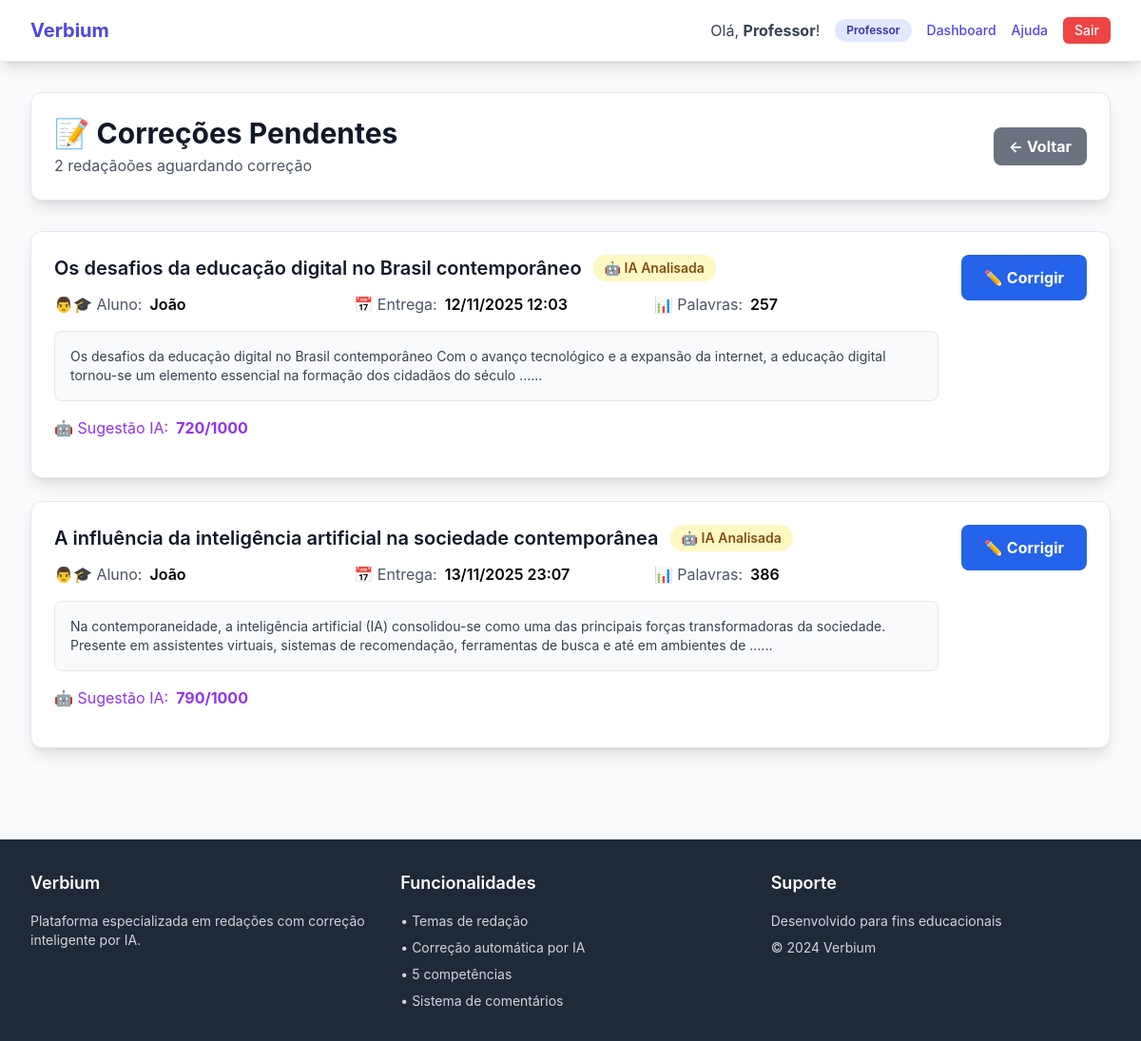
The app's page /redacoes/correcoes-pendentes/ (signed in), older data.
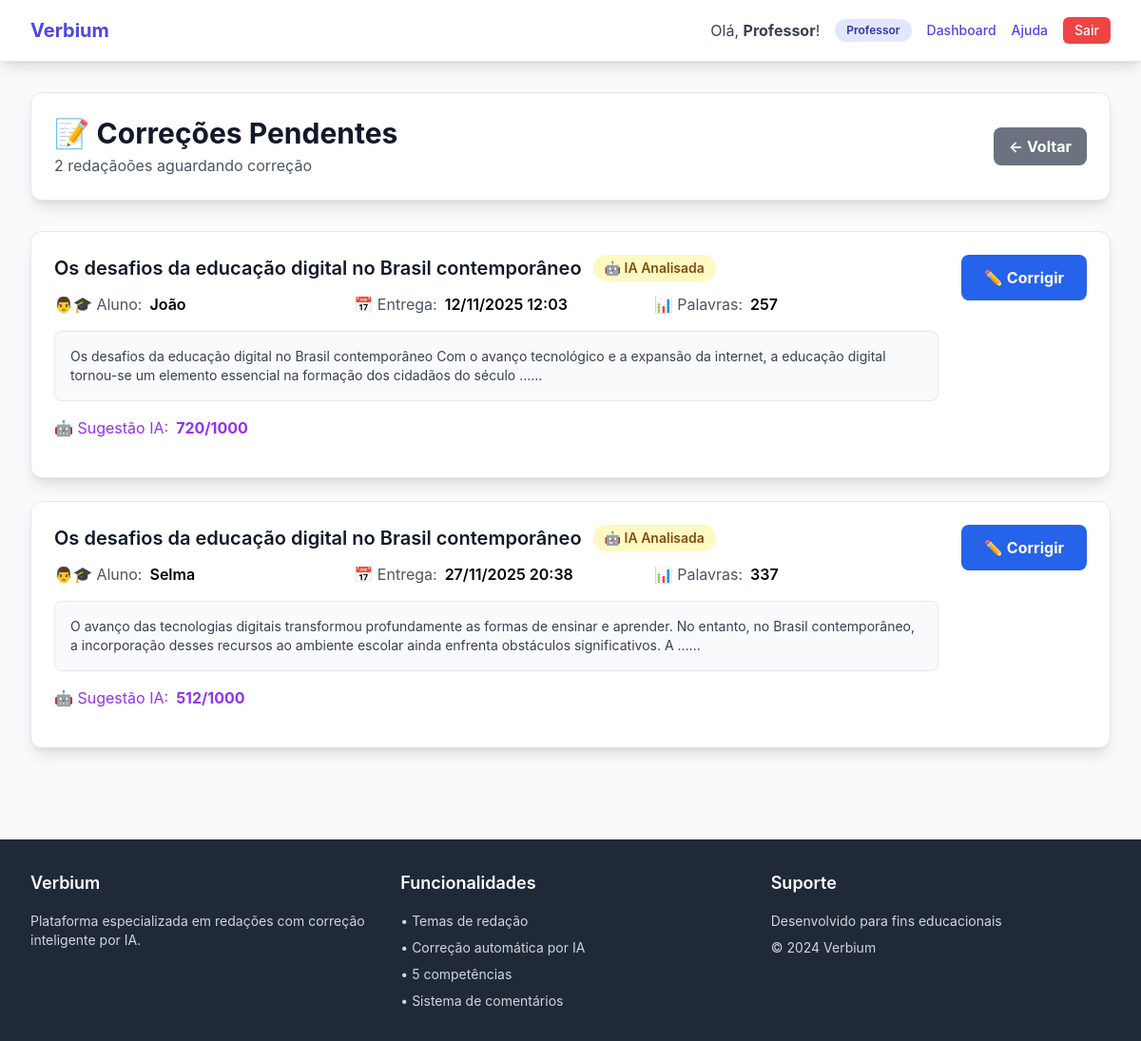
The same page, newer data.
### tarefas/models_redacao.py (models this page shows, shortened)
class RedacaoEntrega(models.Model):
    tema = models.ForeignKey(RedacaoTema, on_delete=models.CASCADE, related_name='entregas')
    aluno = models.ForeignKey(User, on_delete=models.CASCADE,
                              limit_choices_to={'is_superuser': False},
                              related_name='redacoes_entregues')
    texto = models.TextField(verbose_name='Texto da Redação')
    data_entrega = models.DateTimeField(default=timezone.now)
    STATUS_CHOICES = [
        ('pendente', 'Aguardando Correção'),
        ('ia_analisada', 'Analisada pela IA'),
        ('corrigida', 'Corrigida pelo Professor'),
    ]
    status = models.CharField(max_length=20, choices=STATUS_CHOICES, default='pendente')
    palavras_count = models.IntegerField(default=0)
    class Meta:
        verbose_name = 'Entrega de Redação'
        verbose_name_plural = 'Entregas de Redação'
        unique_together = ('tema', 'aluno')
        ordering = ['-data_entrega']

class RedacaoTema(models.Model):
    professor = models.ForeignKey(User, on_delete=models.CASCADE,
                                  limit_choices_to={'is_superuser': True},
                                  related_name='temas_redacao')
    titulo = models.CharField(max_length=200, verbose_name='Título do Tema')
    enunciado = models.TextField(verbose_name='Enunciado Completo')
    textos_apoio = models.TextField(blank=True, verbose_name='Textos de Apoio')
    arquivo_tema = models.FileField(upload_to='redacao_temas/', blank=True, null=True, verbose_name='Arquivo do Tema (PDF)')
    data_publicacao = models.DateTimeField(default=timezone.now)
    data_expiracao = models.DateTimeField(verbose_name='Prazo de Entrega')
    palavras_min = models.IntegerField(default=200, verbose_name='Mínimo de Palavras')
    palavras_max = models.IntegerField(default=500, verbose_name='Máximo de Palavras')
    ativo = models.BooleanField(default=True)
    class Meta:
        verbose_name = 'Tema de Redação'
        verbose_name_plural = 'Temas de Redação'
        ordering = ['-data_publicacao']

class RedacaoAnaliseIA(models.Model):
    entrega = models.OneToOneField(RedacaoEntrega, on_delete=models.CASCADE, related_name='analise_ia')
    sugestao_c1 = models.TextField(blank=True)
    sugestao_c2 = models.TextField(blank=True)
    sugestao_c3 = models.TextField(blank=True)
    sugestao_c4 = models.TextField(blank=True)
    sugestao_c5 = models.TextField(blank=True)
    nota_ia_c1 = models.IntegerField(validators=[MinValueValidator(0), MaxValueValidator(200)])
    nota_ia_c2 = models.IntegerField(validators=[MinValueValidator(0), MaxValueValidator(200)])
    nota_ia_c3 = models.IntegerField(validators=[MinValueValidator(0), MaxValueValidator(200)])
    nota_ia_c4 = models.IntegerField(validators=[MinValueValidator(0), MaxValueValidator(200)])
    nota_ia_c5 = models.IntegerField(validators=[MinValueValidator(0), MaxValueValidator(200)])
    analise_geral = models.TextField(blank=True)
    data_analise = models.DateTimeField(default=timezone.now)
    class Meta:
        verbose_name = 'Análise IA'
        verbose_name_plural = 'Análises IA'
    @property
    def nota_total_ia(self):
        return (self.nota_ia_c1 + self.nota_ia_c2 + self.nota_ia_c3 +
                self.nota_ia_c4 + self.nota_ia_c5)

### tarefas/views_redacao.py (the view)
# urls.py: path('redacoes/correcoes-pendentes/', correcoes_pendentes, name='correcoes_pendentes'),
@login_required
@user_passes_test(is_professor)
def correcoes_pendentes(request):
    entregas_pendentes = RedacaoEntrega.objects.filter(
        tema__professor=request.user,
        status__in=['pendente', 'ia_analisada']
    ).select_related('tema', 'aluno').order_by('data_entrega')
    return render(request, 'redacao/correcoes_pendentes.html', {
        'entregas_pendentes': entregas_pendentes
    })

### tarefas/views_redacao.py (called while the page is built)
def is_professor(user):
    return user.is_superuser

### templates/redacao/correcoes_pendentes.html (shortened to what this page needs)
{% extends 'base.html' %}
{% block content %}
<div class="max-w-7xl mx-auto px-4 sm:px-6 lg:px-8 py-8">
    <header class="mb-8 bg-white p-6 rounded-xl shadow-lg border">
        <div class="flex justify-between items-center">
            <div>
                <h1 class="text-3xl font-bold text-gray-900">📝 Correções Pendentes</h1>
                <p class="text-gray-600 mt-1">{{ entregas_pendentes.count }} redação{% if entregas_pendentes.count != 1 %}ões{% endif %} aguardando correção</p>
            </div>
            <a href="{% url 'tarefas:lista_redacoes' %}" class="bg-gray-500 hover:bg-gray-600 text-white font-bold py-2 px-4 rounded-lg">
                ← Voltar
            </a>
        </div>
    </header>
    {% if entregas_pendentes %}
        <div class="grid gap-6">
            {% for entrega in entregas_pendentes %}
            <div class="bg-white p-6 rounded-xl shadow-lg border hover:shadow-xl transition-shadow">
                <div class="flex justify-between items-start">
                    <div class="flex-1">
                        <div class="flex items-center gap-3 mb-3">
                            <h3 class="text-xl font-semibold text-gray-900">{{ entrega.tema.titulo }}</h3>
                            <span class="px-3 py-1 bg-yellow-100 text-yellow-800 rounded-full text-sm font-semibold">
                                {% if entrega.status == 'ia_analisada' %}
                                    🤖 IA Analisada
                                {% else %}
                                    ⏳ Pendente
                                {% endif %}
                            </span>
                        </div>
                        <div class="grid grid-cols-1 md:grid-cols-3 gap-4 mb-4">
                            <div class="flex items-center gap-2">
                                <span class="text-gray-600">👨🎓 Aluno:</span>
                                <span class="font-semibold">{{ entrega.aluno.first_name|default:entrega.aluno.username }}</span>
                            </div>
                            <div class="flex items-center gap-2">
                                <span class="text-gray-600">📅 Entrega:</span>
                                <span class="font-semibold">{{ entrega.data_entrega|date:"d/m/Y H:i" }}</span>
                            </div>
                            <div class="flex items-center gap-2">
                                <span class="text-gray-600">📊 Palavras:</span>
                                <span class="font-semibold">{{ entrega.palavras_count }}</span>
                            </div>
                        </div>
                        <div class="bg-gray-50 p-4 rounded-lg border mb-4">
                            <p class="text-gray-700 text-sm">
                                {{ entrega.texto|truncatewords:30 }}...
                            </p>
                        </div>
                        {% if entrega.analise_ia %}
                        <div class="flex items-center gap-2 mb-4">
                            <span class="text-purple-600">🤖 Sugestão IA:</span>
                            <span class="font-bold text-purple-600">{{ entrega.analise_ia.nota_total_ia }}/1000</span>
                        </div>
                        {% endif %}
                    </div>
                    <div class="ml-6">
                        <a href="{% url 'tarefas:corrigir_rapido' entrega.id %}"
                           class="bg-blue-600 hover:bg-blue-700 text-white font-bold py-3 px-6 rounded-lg inline-flex items-center gap-2">
                            ✏️ Corrigir
                        </a>
                    </div>
                </div>
            </div>
            {% endfor %}
        </div>
    {% else %}
        <div class="text-center py-12">
            <div class="text-6xl mb-4">🎉</div>
            <h3 class="text-xl font-semibold text-gray-900 mb-2">Nenhuma correção pendente!</h3>
            <p class="text-gray-600">Todas as redações foram corrigidas.</p>
        </div>
    {% endif %}
</div>
{% endblock %}

### templates/base.html (shortened to what this page needs)
<!DOCTYPE html>
<html lang="pt-br">
<head>
    <script src="https://cdn.tailwindcss.com"></script>
</head>
<body class="min-h-screen">
    <nav class="bg-white shadow-lg border-b">
        <div class="max-w-7xl mx-auto px-4 sm:px-6 lg:px-8">
            <div class="flex justify-between h-16">
                <div class="flex items-center">
                    <a href="{% url 'tarefas:home' %}" class="text-xl font-bold text-indigo-600 hover:text-indigo-800 transition duration-150">Verbium</a>
                </div>
                <div class="flex items-center space-x-4">
                    {% if user.is_authenticated %}
                        <span class="text-gray-700">Olá, <strong>{{ user.first_name|default:user.username }}</strong>!</span>
                        {% if user.is_superuser %}
                            <span class="px-3 py-1 bg-indigo-100 text-indigo-800 rounded-full text-xs font-semibold">Professor</span>
                            <a href="{% url 'tarefas:dashboard' %}" class="text-indigo-600 hover:text-indigo-800 font-medium text-sm">Dashboard</a>
                            <a href="{% url 'tarefas:ajuda' %}" class="text-indigo-600 hover:text-indigo-800 font-medium text-sm">Ajuda</a>
                        {% endif %}
                        <a href="{% url 'tarefas:logout' %}" class="bg-red-500 hover:bg-red-600 text-white px-3 py-1 rounded-md text-sm font-medium transition duration-150">Sair</a>
                    {% else %}
                        <a href="/auth/login/" class="bg-indigo-600 hover:bg-indigo-700 text-white px-4 py-2 rounded-md font-medium transition duration-150">Entrar</a>
                    {% endif %}
                </div>
            </div>
        </div>
    </nav>
    <main>
        {% block content %}
        {% endblock %}
    </main>
    <footer class="bg-gray-800 text-white py-8 mt-16">
        <div class="max-w-7xl mx-auto px-4 sm:px-6 lg:px-8">
            <div class="grid grid-cols-1 md:grid-cols-3 gap-8">
                <div>
                    <h3 class="text-lg font-semibold mb-4">Verbium</h3>
                    <p class="text-gray-300 text-sm">Plataforma especializada em redações com correção inteligente por IA.</p>
                </div>
                <div>
                    <h3 class="text-lg font-semibold mb-4">Funcionalidades</h3>
                    <ul class="text-gray-300 text-sm space-y-2">
                        <li>• Temas de redação</li>
                        <li>• Correção automática por IA</li>
                        <li>• 5 competências</li>
                        <li>• Sistema de comentários</li>
                    </ul>
                </div>
                <div>
                    <h3 class="text-lg font-semibold mb-4">Suporte</h3>
                    <p class="text-gray-300 text-sm mb-2">Desenvolvido para fins educacionais</p>
                    <p class="text-gray-300 text-sm">&copy; 2024 Verbium</p>
                </div>
            </div>
        </div>
    </footer>
</body>
</html>

### templates/base.html (style rules this page uses)
body { background-color: #f8fafc; font-family: 'Inter', -apple-system, BlinkMacSystemFont, sans-serif; }

Row changes from the older to the newer data that the page shows:
no longer on this page (row edited): RedacaoEntrega: tema.titulo "A influência da inteligência artificial na sociedade contemporânea", status "🤖 IA Analisada", aluno.first_name "João", data_entrega "13/11/2025 23:07", palavras_count "386", texto "Na contemporaneidade, a inteligência artificial (IA) consolidou-se como uma das principais forças transformadoras da sociedade. Presente em assistentes virtuais, sistemas de recomendação, ferramentas de busca e até em ambientes de …", analise_ia.nota_total_ia "790"
added RedacaoEntrega: tema.titulo "Os desafios da educação digital no Brasil contemporâneo", status "🤖 IA Analisada", aluno.first_name "Selma", data_entrega "27/11/2025 20:38", palavras_count "337", texto "O avanço das tecnologias digitais transformou profundamente as formas de ensinar e aprender. No entanto, no Brasil contemporâneo, a incorporação desses recursos ao ambiente escolar ainda enfrenta obstáculos significativos. A …", analise_ia.nota_total_ia "512"
